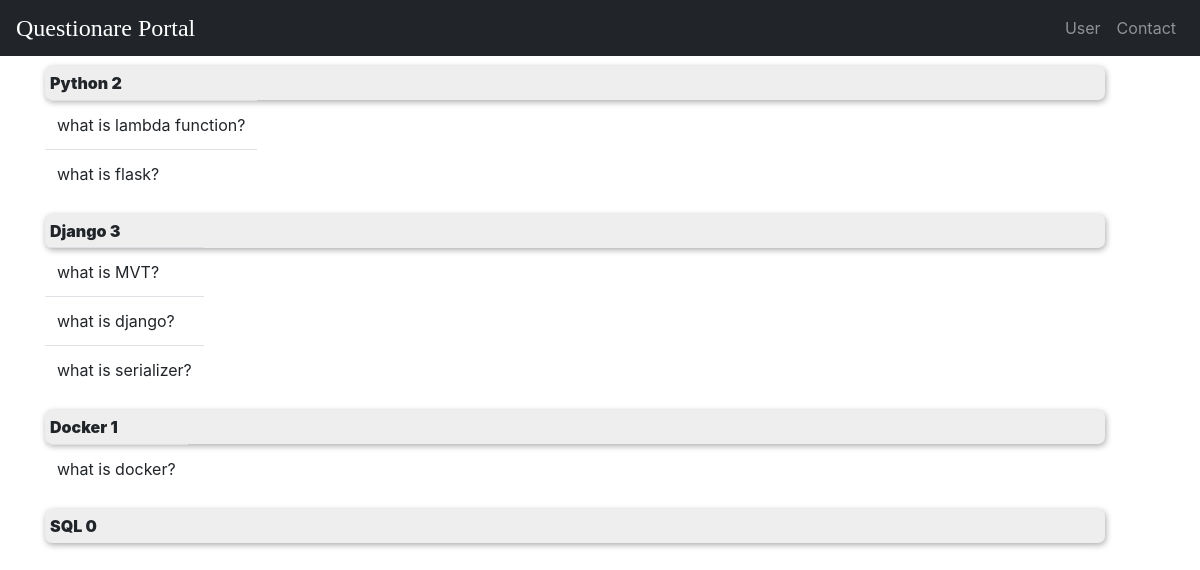
The page /base/Adminviewquestion/ on the database its author committed.
### base/models.py (models this page shows)
class Question(models.Model):
    client = models.ForeignKey(Client, on_delete=models.CASCADE)
    technology = models.ForeignKey(Technology, on_delete=models.CASCADE)
    question = models.CharField(max_length=1000)
    category = models.ForeignKey(Category, on_delete=models.PROTECT)
    def __str__(self):
        return f'{self.question}'

### base/views.py (the view)
# urls.py: path('Adminviewquestion/', views.AdminQuestionView, name='adminviewquestion'),
def AdminQuestionView(request):
    question_python = Question.objects.filter(technology__technology_name="Python")
    question_python_count = len(question_python)
    question_docker = Question.objects.filter(technology__technology_name="Docker")
    question_docker_count = len(question_docker)
    question_sql = Question.objects.filter(technology__technology_name="SQL")
    question_sql_count = len(question_sql)
    question_django = Question.objects.filter(technology__technology_name="Django")
    question_django_count = len(question_django)
    user = request.user
    result = Assignment.objects.all().filter(user__email=user)
    return render(request, 'base/adminviewques.html',
                  {'question_python': question_python, 'question_django': question_django,
                    'question_python_count':question_python_count,
                   'question_django_count': question_django_count, 'question_docker':question_docker,'question_docker_count':question_docker_count,'question_sql':question_sql,'question_sql_count':question_sql_count,'result':result})

### templates/base/adminviewques.html (shortened to what this page needs)
{% extends "navbar.html" %}
{% load crispy_forms_tags %}
{% block content %}
<div class="container" align="center" style="
    padding-top: 50px;
    display: flex;
    flex-wrap: nowrap;
    align-content: space-around;
    justify-content: space-between;
    align-items: flex-start;
    flex-direction: row;
    width: 100%;
    margin: auto;
" >
<div  style=" width: 100%;
    margin-right: 50px;">
  <div >
   <table class="table align-middle">
    <thead>
      <tr>
          <span style="font-weight: 600;
    width: 100%;
    display: flex;
    background-color: #eee;
    border: 0px solid grey !important;
    padding: 5PX;
    border: hidden;
    flex-direction: row;
    align-content: space-around;
    justify-content: space-between;
    align-items: center;
    border-radius: 7px;
    box-shadow: 1px 2px 6px #ababab;">
            <strong>Python {{question_python_count}}</strong>
            </span>
      </tr>
    </thead>
    <tbody>
             {%for i in question_python%}
      <tr>
        <td>{{ i }}</td>
      </tr>
            {%endfor%}
    </tbody>
  </table>
  <table class="table align-middle" >
    <thead>
      <tr>
          <span style="font-weight: 600;
    width: 100%;
    display: flex;
    background-color: #eee;
    border: 0px solid grey !important;
    padding: 5PX;
    border: hidden;
    flex-direction: row;
    align-content: space-around;
    justify-content: space-between;
    align-items: center;
    border-radius: 7px;
    box-shadow: 1px 2px 6px #ababab;">
            <strong>Django {{question_django_count}}</strong>
          </span>
      </tr>
    </thead>
    <tbody>
             {%for i in question_django%}
      <tr>
        <td>{{ i }}</td>
      </tr>
            {%endfor%}
    </tbody>
  </table>
      <table class="table align-middle">
    <thead>
      <tr>
          <span style="font-weight: 600;
    width: 100%;
    display: flex;
    background-color: #eee;
    border: 0px solid grey !important;
    padding: 5PX;
    border: hidden;
    flex-direction: row;
    align-content: space-around;
    justify-content: space-between;
    align-items: center;
    border-radius: 7px;
    box-shadow: 1px 2px 6px #ababab;">
            <strong>Docker {{question_docker_count}}</strong>
          </span>
      </tr>
    </thead>
    <tbody>
             {%for i in question_docker%}
      <tr>
        <td>{{ i }}</td>
      </tr>
            {%endfor%}
    </tbody>
  </table>
      <table class="table align-middle">
    <thead>
      <tr>
          <span style="font-weight: 600;
    width: 100%;
    display: flex;
    background-color: #eee;
    border: 0px solid grey !important;
    padding: 5PX;
    border: hidden;
    flex-direction: row;
    align-content: space-around;
    justify-content: space-between;
    align-items: center;
    border-radius: 7px;
    box-shadow: 1px 2px 6px #ababab;">
            <strong>SQL {{question_sql_count}}</strong>
                </span>
      </tr>
    </thead>
  </table>
  </div>
</div>
<br>
{% endblock %}

### templates/navbar.html (style rules this page uses)
.table { display: inline flow-root; }

### rows shown on the page
Question: question "what is lambda function?"
Question: question "what is flask?"
Question: question "what is MVT?"
Question: question "what is django?"
Question: question "what is serializer?"
Question: question "what is docker?"

### other values the page prints
{{ question_python_count }} "2"
{{ question_django_count }} "3"
{{ question_docker_count }} "1"
{{ question_sql_count }} "0"
